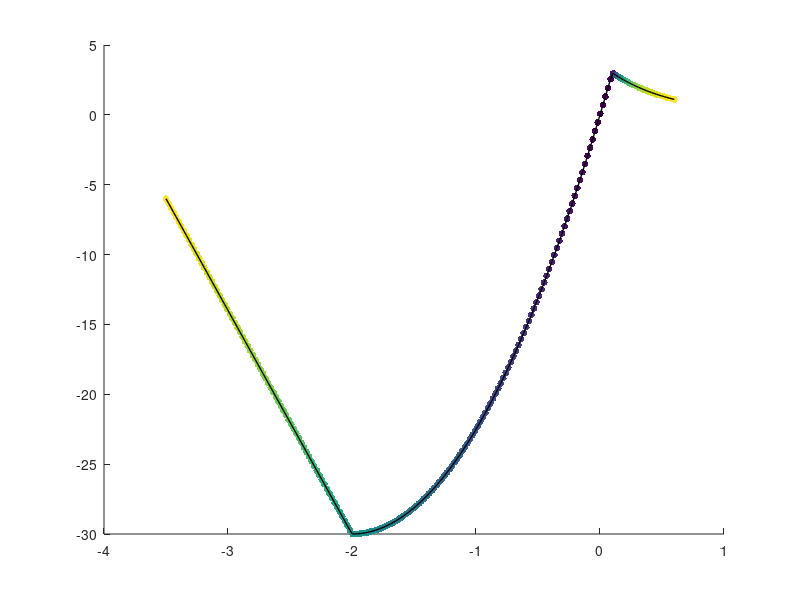

Source code (MATLAB): (Note: this script raises an error after producing the figure.)
%% Concrete Damage — modelo uniaxial de elasticidad danada (CDP escalar)
% -------------------------------------------------------------------------
% Ley constitutiva del concreto con dano escalar d(e) en [0,1]:
%
%       sigma(e) = (1 - d(e)) * E * e
%
% El dano d crece cuando el material se ablanda (softening), tanto en
% traccion (fisuracion) como en compresion (aplastamiento).
%
% Convencion: e > 0 = traccion, e < 0 = compresion.
%
% Propiedades del concreto:
%   E    = 30000 MPa    modulo elastico
%   fc   = 30 MPa       resistencia a compresion    (ec0 = 0.0020, ecu = 0.0035)
%   ft   = 3  MPa       resistencia a traccion      (et0 = ft/E = 0.0001)
%   etf  = 0.0005       parametro de softening en traccion
%   Z    = (1-0.2)/(ecu-ec0) = 533.33  pendiente descendente en compresion
%
% Ley sigma(e):
%   Traccion (e >= 0):
%       e <= et0 : sigma = E*e                        (elastico)
%       e >  et0 : sigma = ft*exp(-(e-et0)/etf)       (softening exponencial)
%   Compresion (e < 0), con x = -e (magnitud):
%       x <= ec0 : sigma = -fc*(2*(x/ec0) - (x/ec0)^2)      (parabola Hognestad)
%       x >  ec0 : sigma = -fc*max(0.2, 1 - Z*(x-ec0))      (residual 0.2*fc)
%
% Dano escalar:  d(e) = clamp(1 - sigma/(E*e), 0, 1),  d(0) = 0
%
% Puntos pico (validados):
%   pico traccion   : e=+0.0001  sigma=+3   MPa  d=0.000
%   pico compresion : e=-0.0020  sigma=-30  MPa  d=0.500
%   ecu (residual)  : e=-0.0035  sigma=-6   MPa  d=0.943
% -------------------------------------------------------------------------
clear; clc; close all;

%% Propiedades del material
E   = 30000;    % MPa
fc  = 30;       % MPa
ft  = 3;        % MPa
ec0 = 0.0020;   % deformacion pico en compresion
ecu = 0.0035;   % deformacion ultima en compresion
et0 = ft/E;     % = 0.0001, deformacion pico en traccion
etf = 0.0005;   % softening en traccion
Z   = (1 - 0.2)/(ecu - ec0);   % = 533.33

fprintf('=== Concrete Damage — elasticidad danada (CDP escalar) ===\n\n');
fprintf('E = %.0f MPa, fc = %.0f MPa, ft = %.0f MPa\n', E, fc, ft);
fprintf('ec0 = %.4f, ecu = %.4f, et0 = %.4f, etf = %.4f, Z = %.2f\n\n', ...
        ec0, ecu, et0, etf, Z);

%% Barrido de deformacion e con un LOOP (200 puntos, de -0.0035 a +0.0006)
N   = 200;
e   = linspace(-0.0035, 0.0006, N);
sig = zeros(1, N);      % sigma(e)  [MPa]
d   = zeros(1, N);      % dano d(e) [-]

for i = 1:N
    ei = e(i);
    if ei >= 0
        % --- Traccion ---
        if ei <= et0
            s = E*ei;                          % elastico
        else
            s = ft*exp(-(ei - et0)/etf);       % softening exponencial
        end
    else
        % --- Compresion --- (x = magnitud)
        x = -ei;
        if x <= ec0
            r = x/ec0;
            s = -fc*(2*r - r^2);               % parabola ascendente
        else
            s = -fc*max(0.2, 1 - Z*(x - ec0)); % rama descendente + residual
        end
    end
    sig(i) = s;

    % Dano escalar d = 1 - sigma/(E*e), con d(0)=0
    if ei == 0
        di = 0;
    else
        di = 1 - s/(E*ei);
    end
    d(i) = min(max(di, 0), 1);   % clamp a [0,1]
end

%% Verificacion de los valores pico (deben coincidir con la tabla)
fprintf('=== Valores de referencia ===\n');
fprintf('   e         sigma(MPa)    d\n');
chk = [0.0001; 0.0003; 0.0010; -0.0010; -0.0020; -0.0030; -0.0035];
for k = 1:numel(chk)
    ek = chk(k);
    if ek >= 0
        if ek <= et0, sk = E*ek; else, sk = ft*exp(-(ek-et0)/etf); end
    else
        xk = -ek;
        if xk <= ec0, rk = xk/ec0; sk = -fc*(2*rk - rk^2);
        else, sk = -fc*max(0.2, 1 - Z*(xk-ec0)); end
    end
    if ek == 0, dk = 0; else, dk = min(max(1 - sk/(E*ek),0),1); end
    fprintf('  %+8.5f   %8.3f   %5.3f\n', ek, sk, dk);
end
fprintf('\n');

%% Grafica 1 — Curva constitutiva sigma vs e (coloreada por dano, jet_r)
figure;
scatter(e*1000, sig, 24, d, 'filled'); hold on;
plot(e*1000, sig, 'k-', 'LineWidth', 1.0);
colormap(jet_r); cb = colorbar; cb.Label.String = 'dano d [-]';
caxis([0 1]);
grid on;
xlabel('deformacion  \epsilon  [milesimas]');
ylabel('esfuerzo  \sigma  [MPa]');
title('Concrete Damage — ley constitutiva \sigma(\epsilon)');
% marcar picos
plot(-0.0020*1000, -30, 'ko', 'MarkerFaceColor', 'w', 'MarkerSize', 8);
plot( 0.0001*1000,   3, 'ko', 'MarkerFaceColor', 'w', 'MarkerSize', 8);
text(-2.0, -30, '  pico compresion (-30 MPa)', 'VerticalAlignment', 'top');
text( 0.1,   3, '  pico traccion (3 MPa)');

%% Grafica 2 — Evolucion del dano d vs e
figure;
plot(e*1000, d, 'b-', 'LineWidth', 1.8); hold on;
grid on;
xlabel('deformacion  \epsilon  [milesimas]');
ylabel('dano  d  [-]');
title('Concrete Damage — evolucion del dano d(\epsilon)');
ylim([0 1.05]);
% marcar dano en ecu
plot(-0.0035*1000, 0.943, 'ro', 'MarkerFaceColor', 'r', 'MarkerSize', 7);
text(-3.5, 0.943, '  d=0.943 en \epsilon_{cu}', 'VerticalAlignment', 'bottom');

fprintf('Listo — 2 graficas: sigma(e) y d(e).\n');
